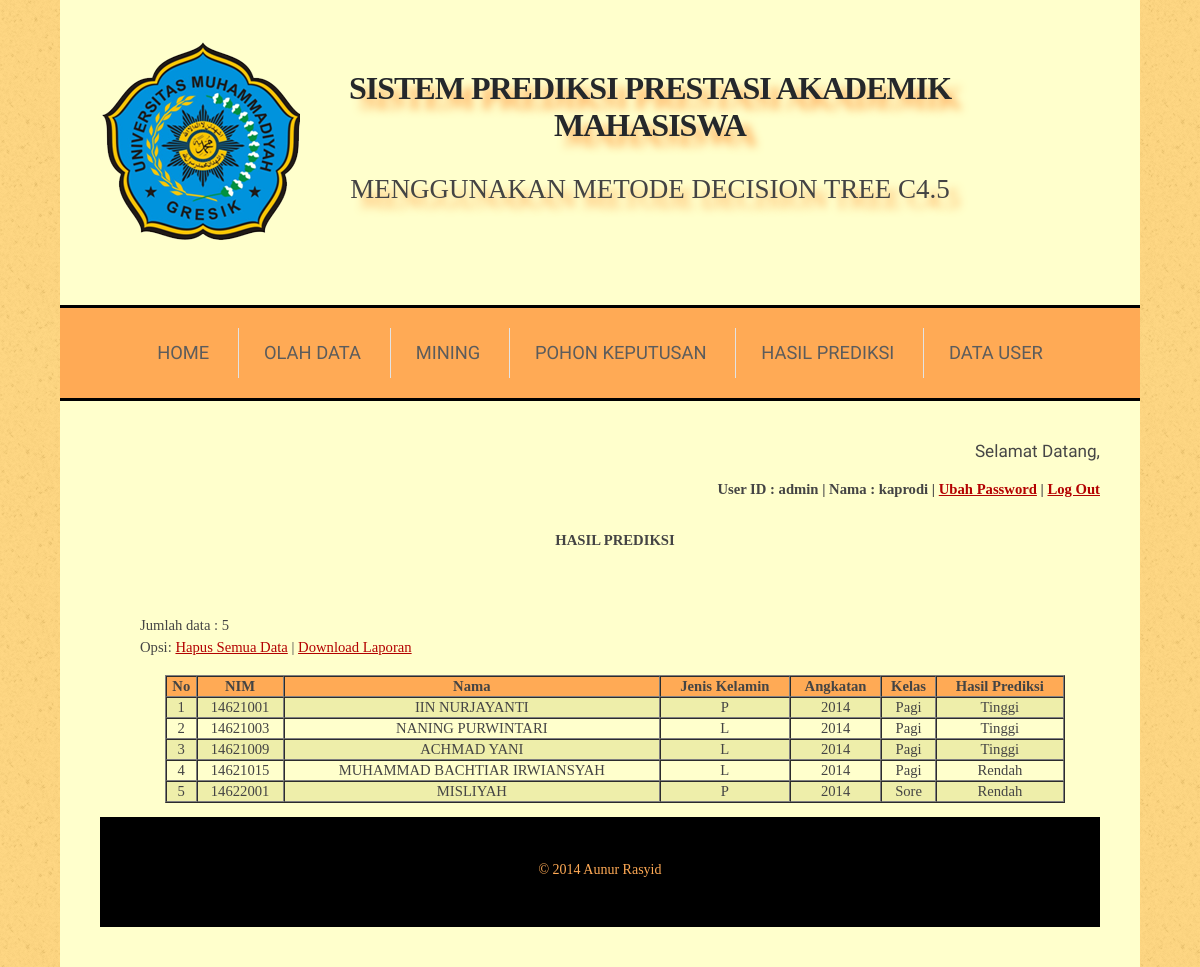
/index.php?menu=hasil (signed in), run on the app's committed database.
### tables this page shows
CREATE TABLE `hasil_prediksi` (
  `id` int(11) NOT NULL AUTO_INCREMENT,
  `nim` varchar(15) DEFAULT NULL,
  `instansi` varchar(10) DEFAULT NULL,
  `status` varchar(10) DEFAULT NULL,
  `jurusan` varchar(20) DEFAULT NULL,
  `rata_un` double DEFAULT NULL,
  `kerja` varchar(10) DEFAULT NULL,
  `motivasi` varchar(20) DEFAULT NULL,
  `hasil` varchar(10) DEFAULT NULL,
  PRIMARY KEY (`id`)
);

CREATE TABLE `mahasiswa` (
  `nim` varchar(15) NOT NULL,
  `nama` varchar(50) DEFAULT NULL,
  `jenis_kelamin` char(1) DEFAULT NULL,
  `angkatan` varchar(5) DEFAULT NULL,
  `kelas` varchar(10) DEFAULT NULL,
  PRIMARY KEY (`nim`)
);

### hasil_prediksi.php (the view, shortened to what this page needs)
<?php
	if(isset($_GET['act'])){
		$action=$_GET['act'];
		if($action=='delete_all'){
			mysql_query("TRUNCATE hasil_prediksi");
			header('location:index.php?menu=hasil');
		}
	}else{
		$query=mysql_query("SELECT a.nim,b.nama,b.jenis_kelamin,b.angkatan,b.kelas,a.hasil
								FROM hasil_prediksi a INNER JOIN mahasiswa b ON (a.nim=b.nim)
								ORDER BY(a.nim)");
		$jumlah=mysql_num_rows($query);
		echo "<br><br>";
		if($jumlah==0){
			echo "<center><h3>Hasil Prediksi Kosong...</h3></center>";
		}
		else{
			echo "Jumlah data : ".$jumlah;
?>
			<p>
				Opsi:
				<a href="index.php?menu=hasil&act=delete_all" onClick="return confirm('Anda yakin akan hapus semua data?')">Hapus Semua Data</a> |
				<a href="export/CLP.php?format=3">Download Laporan</a>
			</p>
			<table bgcolor='#fa5' border='1' cellspacing='0' cellspading='0' align='center' width=900>
				<tr align='center'>
					<th>No</th><th>NIM</th><th>Nama</th><th>Jenis Kelamin</th><th>Angkatan</th><th>Kelas</th><th>Hasil Prediksi</th>
				</tr>
			<?php
				$warna1 = '#ffc';
				$warna2 = '#eea';
				$warna  = $warna1;
				$no=1;
				while($row=mysql_fetch_array($query)){
					if($warna == $warna1){
						$warna = $warna2;
					} else {
						$warna = $warna1;
					}
			?>
					<tr bgcolor=<?php echo $warna; ?> align='center'>
						<td><?php echo $no;?></td>
						<td><?php echo $row[0];?></td>
						<td><?php echo $row[1];?></td>
						<td><?php echo $row[2];?></td>
						<td><?php echo $row[3];?></td>
						<td><?php echo $row[4];?></td>
						<td><?php echo $row[5];?></td>
					</tr>
				<?php
					$no++;
				}
				?>
			</table>
<?php
		}
	}
?>

### css/default.css (style rules this page uses)
html, body { height: 100%; }
body { margin: 0px; padding: 0px; background: #F9D27E url(images/img01.png) repeat; font: 'Times New Roman'; font-size: 11pt; color: #444; }
p, ol, ul { margin-top: 0px; }
p { line-height: 180%; }
a { color: #B30100; }

### data on the page
hasil_prediksi: nim "14621001", mahasiswa.nama "IIN NURJAYANTI", mahasiswa.jenis_kelamin "P", mahasiswa.angkatan "2014", mahasiswa.kelas "Pagi", hasil "Tinggi"
hasil_prediksi: nim "14621003", mahasiswa.nama "NANING PURWINTARI", mahasiswa.jenis_kelamin "L", mahasiswa.angkatan "2014", mahasiswa.kelas "Pagi", hasil "Tinggi"
hasil_prediksi: nim "14621009", mahasiswa.nama "ACHMAD YANI", mahasiswa.jenis_kelamin "L", mahasiswa.angkatan "2014", mahasiswa.kelas "Pagi", hasil "Tinggi"
hasil_prediksi: nim "14621015", mahasiswa.nama "MUHAMMAD BACHTIAR IRWIANSYAH", mahasiswa.jenis_kelamin "L", mahasiswa.angkatan "2014", mahasiswa.kelas "Pagi", hasil "Rendah"
hasil_prediksi: nim "14622001", mahasiswa.nama "MISLIYAH", mahasiswa.jenis_kelamin "P", mahasiswa.angkatan "2014", mahasiswa.kelas "Sore", hasil "Rendah"

### other printed values
$_SESSION['usr'] "admin"
$_SESSION['nama'] "kaprodi"
$jumlah "5"
